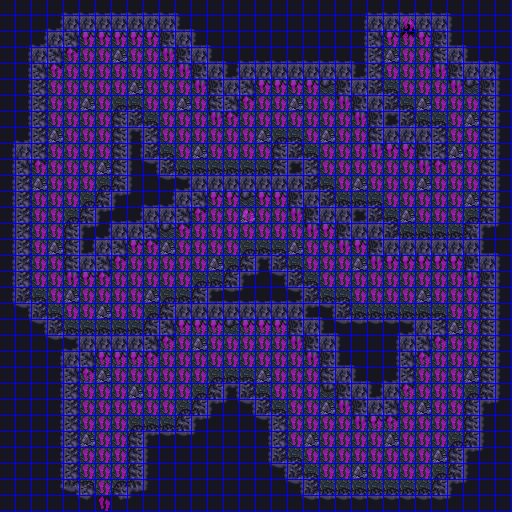

This game map was drawn from its Tiled (.tmx) file and the tilesets committed beside it. A one-line description and the trimmed map source follow:
An orthogonal 64x64 tile map with 8x8 px tiles, 4 tile layers (BG, FG, Passability, Grid), 5 tilesets and 84 objects (4x Event).

<map version="1.5" tiledversion="1.5.0" orientation="orthogonal" renderorder="right-down" width="64" height="64" tilewidth="8" tileheight="8" infinite="0" backgroundcolor="#000000" nextlayerid="7" nextobjectid="91">
 <properties>
  <property name="Flags" value="dark" />
  <property name="Max Steps" type="int" value="16" />
  <property name="Min Steps" type="int" value="4" />
  <property name="On Load Event">ifSwitch(14, ON)
  changeSprite("Potion (switch = 14)", +1)
endIf
ifSwitch(15, ON)
  changeSprite("Potion (switch = 15)", +1)
endIf</property>
  <property name="music" value="labyrinth" />
 </properties>
 <tileset firstgid="1" source="../../Tiled/grid.tsx" />
 <tileset firstgid="2" source="../../tilesets/cavern2.tsx" />
 <tileset firstgid="130" source="../../Tiled/sprites.tsx" />
 <tileset firstgid="386" source="../../Tiled/passability.tsx" />
 <tileset firstgid="387" source="../../Tiled/battlers.tsx" />
 <layer id="1" name="BG" width="64" height="64">
  <data>[4096 cells, 4096 non-empty, 64 distinct tile ids]</data>
 </layer>
 <objectgroup id="3" name="Events" offsetx="0" offsety="4">
  <object id="7" name="To Cabin" type="Event" gid="385" x="96" y="496" width="16" height="24">
   <properties>
    <property name="Script">hideScreen("fadeOut", 4)
teleport("maps/mountain/part1.dat", 26, 4, "down")
showScreen("fadeIn", 4)</property>
   </properties>
  </object>
  <object id="8" name="To Pass" type="Event" gid="385" x="400" y="16" width="16" height="24">
   <properties>
    <property name="Script">hideScreen("fadeOut", 4)
teleport("maps/mountain/part2.dat", 3, 15, "down")
showScreen("fadeIn", 4)</property>
   </properties>
  </object>
  <object id="89" name="Potion (switch = 14)" type="Event" gid="146" x="224" y="320" width="16" height="24">
   <properties>
    <property name="Flags: Button" type="bool" value="true" />
    <property name="Script">changeSprite(this, +2)
ifSwitch(14, OFF)
  playSoundEffect("getItem", false)
  givePlayerItem("consumable", "Potion", 1)
  showOneLiner("You found a potion.")
else
  showOneLiner("This chest is empty.")
endIf
waitButtons()
hideDialog()
turnSwitchOn(14)
changeSprite(this, +1)</property>
   </properties>
  </object>
  <object id="90" name="Potion (switch = 15)" type="Event" gid="146" x="320" y="80" width="16" height="24">
   <properties>
    <property name="Flags: Button" type="bool" value="true" />
    <property name="Script">changeSprite(this, +2)
ifSwitch(15, OFF)
  playSoundEffect("getItem", false)
  givePlayerItem("consumable", "Potion", 1)
  showOneLiner("You found a potion.")
else
  showOneLiner("This chest is empty.")
endIf
waitButtons()
hideDialog()
turnSwitchOn(15)
changeSprite(this, +1)</property>
   </properties>
  </object>
 </objectgroup>
 <layer id="2" name="FG" width="64" height="64">
  <data>[4096 cells, 12 non-empty, 10 distinct tile ids]</data>
 </layer>
 <objectgroup id="4" name="Regions" visible="0">
  <object id="9" template="../../Tiled/region.tx" x="0" y="0" />
  <object id="10" template="../../Tiled/region.tx" x="128" y="0" />
  <object id="11" template="../../Tiled/region.tx" x="256" y="0" />
  <object id="12" template="../../Tiled/region.tx" x="384" y="0" />
  <object id="13" template="../../Tiled/region.tx" x="0" y="128" />
  <object id="14" template="../../Tiled/region.tx" x="128" y="128" />
  <object id="15" template="../../Tiled/region.tx" x="256" y="128" />
  <object id="16" template="../../Tiled/region.tx" x="384" y="128" />
  <object id="17" template="../../Tiled/region.tx" x="0" y="256" />
  <object id="18" template="../../Tiled/region.tx" x="128" y="256" />
  <object id="19" template="../../Tiled/region.tx" x="256" y="256" />
  <object id="20" template="../../Tiled/region.tx" x="384" y="256" />
  <object id="21" template="../../Tiled/region.tx" x="0" y="384" />
  <object id="22" template="../../Tiled/region.tx" x="128" y="384" />
  <object id="23" template="../../Tiled/region.tx" x="256" y="384" />
  <object id="24" template="../../Tiled/region.tx" x="384" y="384" />
  <object id="25" gid="393" x="8" y="56" width="48" height="48" />
  <object id="26" gid="395" x="72" y="56" width="48" height="48" />
  <object id="27" gid="395" x="8" y="120" width="48" height="48" />
  <object id="28" gid="396" x="72" y="120" width="48" height="48" />
  <object id="29" gid="393" x="136" y="56" width="48" height="48" />
  <object id="30" gid="395" x="200" y="56" width="48" height="48" />
  <object id="31" gid="395" x="136" y="120" width="48" height="48" />
  <object id="32" gid="396" x="200" y="120" width="48" height="48" />
  <object id="33" gid="393" x="264" y="56" width="48" height="48" />
  <object id="34" gid="395" x="328" y="56" width="48" height="48" />
  <object id="35" gid="395" x="264" y="120" width="48" height="48" />
  <object id="36" gid="396" x="328" y="120" width="48" height="48" />
  <object id="37" gid="393" x="392" y="56" width="48" height="48" />
  <object id="38" gid="395" x="456" y="56" width="48" height="48" />
  <object id="39" gid="395" x="392" y="120" width="48" height="48" />
  <object id="40" gid="396" x="456" y="120" width="48" height="48" />
  <object id="41" gid="393" x="8" y="184" width="48" height="48" />
  <object id="42" gid="395" x="72" y="184" width="48" height="48" />
  <object id="43" gid="395" x="8" y="248" width="48" height="48" />
  <object id="44" gid="396" x="72" y="248" width="48" height="48" />
  <object id="45" gid="393" x="136" y="184" width="48" height="48" />
  <object id="46" gid="395" x="200" y="184" width="48" height="48" />
  <object id="47" gid="395" x="136" y="248" width="48" height="48" />
  <object id="48" gid="396" x="200" y="248" width="48" height="48" />
  <object id="49" gid="393" x="264" y="184" width="48" height="48" />
  <object id="50" gid="395" x="328" y="184" width="48" height="48" />
  <object id="51" gid="395" x="264" y="248" width="48" height="48" />
  <object id="52" gid="396" x="328" y="248" width="48" height="48" />
  <object id="53" gid="393" x="392" y="184" width="48" height="48" />
  <object id="54" gid="395" x="456" y="184" width="48" height="48" />
  <object id="55" gid="395" x="392" y="248" width="48" height="48" />
  <object id="56" gid="396" x="456" y="248" width="48" height="48" />
  <object id="57" gid="393" x="8" y="312" width="48" height="48" />
  <object id="58" gid="395" x="72" y="312" width="48" height="48" />
  <object id="59" gid="395" x="8" y="376" width="48" height="48" />
  <object id="60" gid="396" x="72" y="376" width="48" height="48" />
  <object id="61" gid="393" x="136" y="312" width="48" height="48" />
  <object id="62" gid="395" x="200" y="312" width="48" height="48" />
  <object id="63" gid="395" x="136" y="376" width="48" height="48" />
  <object id="64" gid="396" x="200" y="376" width="48" height="48" />
  <object id="65" gid="393" x="264" y="312" width="48" height="48" />
  <object id="66" gid="395" x="328" y="312" width="48" height="48" />
  <object id="67" gid="395" x="264" y="376" width="48" height="48" />
  <object id="68" gid="396" x="328" y="376" width="48" height="48" />
  <object id="69" gid="393" x="392" y="312" width="48" height="48" />
  <object id="70" gid="395" x="456" y="312" width="48" height="48" />
  <object id="71" gid="395" x="392" y="376" width="48" height="48" />
  <object id="72" gid="396" x="456" y="376" width="48" height="48" />
  <object id="73" gid="393" x="8" y="440" width="48" height="48" />
  <object id="74" gid="395" x="72" y="440" width="48" height="48" />
  <object id="75" gid="395" x="8" y="504" width="48" height="48" />
  <object id="76" gid="396" x="72" y="504" width="48" height="48" />
  </objectgroup>
 <layer id="5" name="Passability" width="64" height="64">
  <data>[4096 cells, 356 non-empty, 1 distinct tile ids]</data>
 </layer>
 <layer id="6" name="Grid" width="64" height="64">
  <data>[4096 cells, 1024 non-empty, 1 distinct tile ids]</data>
 </layer>
</map>
<!-- 12 of 84 objects omitted -->
